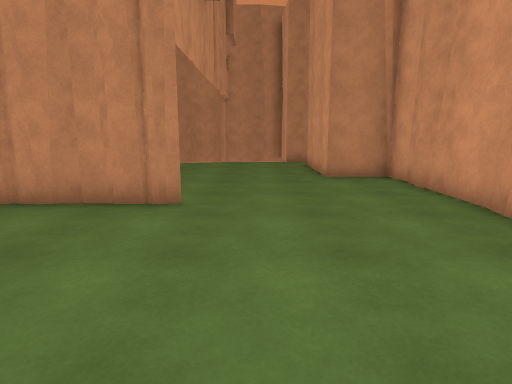
view 1 (above)

14 first-person views from a walk through a Unity game level. The camera is 1.4 m above the floor, tilts 10° down and sees 75° across. The floor is counted in squares, 1 m on a side. Each view is taken from the middle of a square. On the plan, view 1 faces up. The plan holds only what a view shows up to about 15 squares ahead; the rest is blank. The place goes on beyond the plan. The player is left out. Some animated figures are not drawn.

view 2
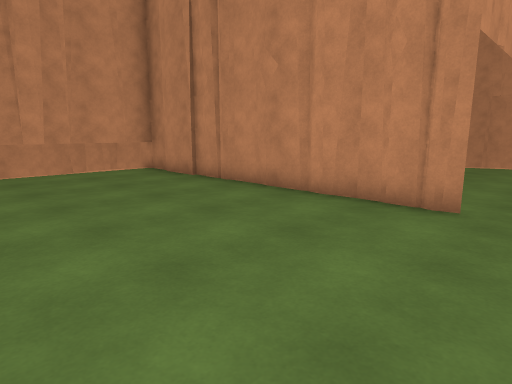

view 3
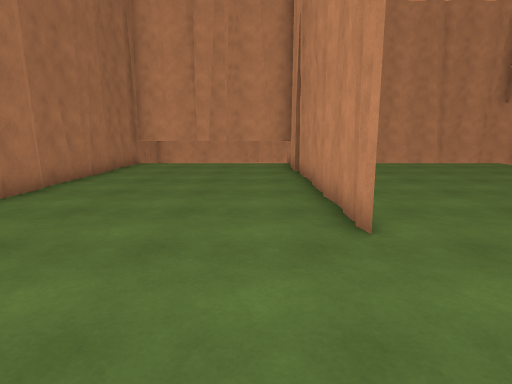

view 4
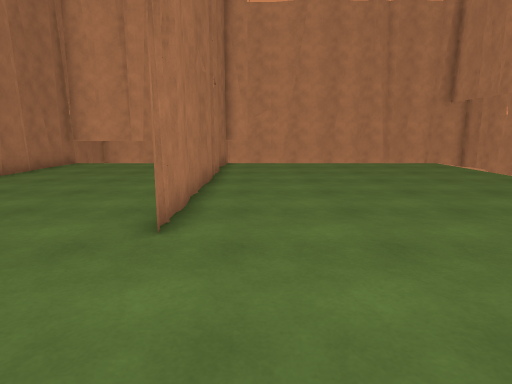

view 5
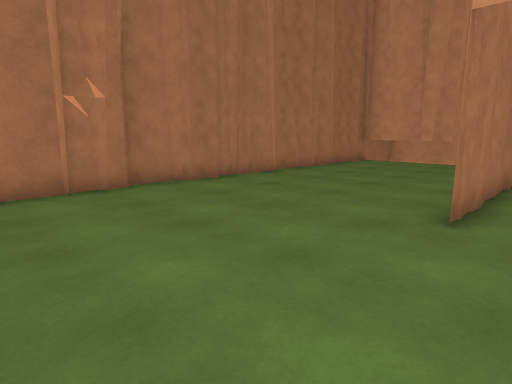

view 6
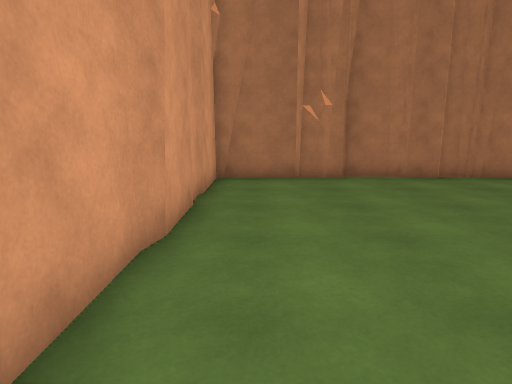

view 7
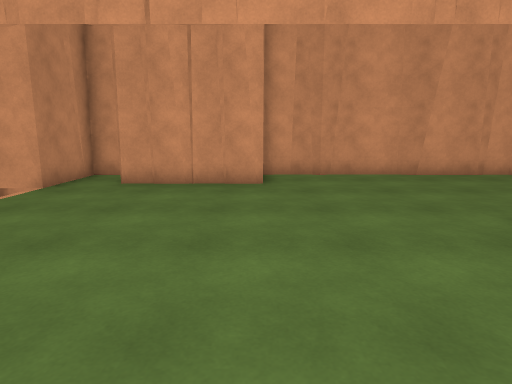

view 8
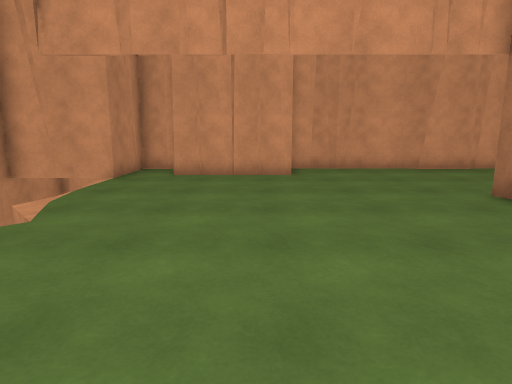

view 9
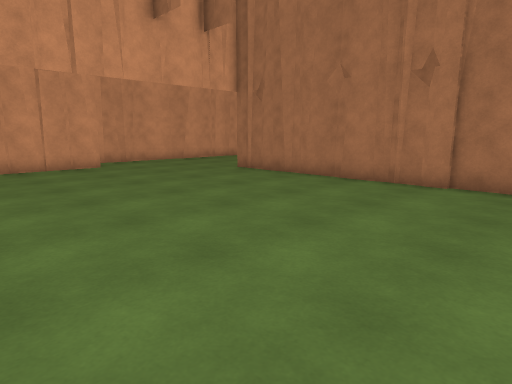

view 10
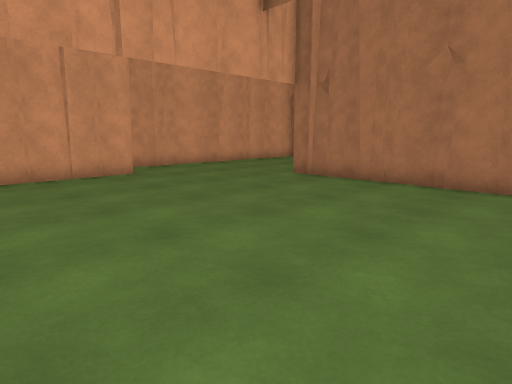

view 11
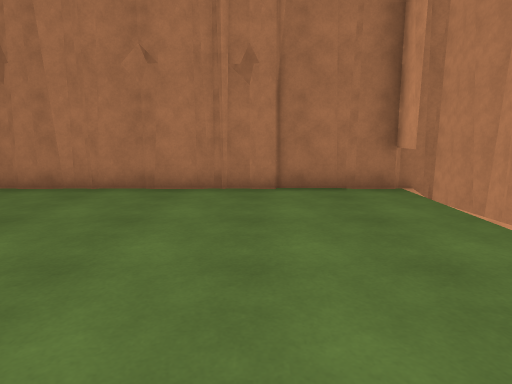

view 12
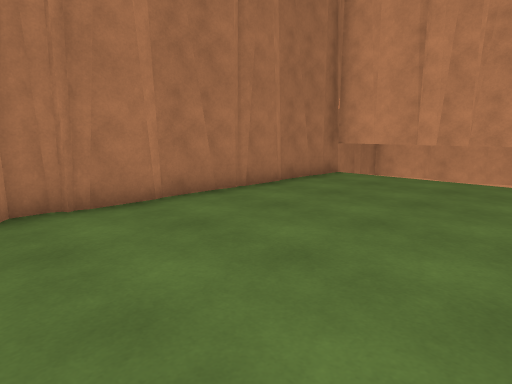

view 13
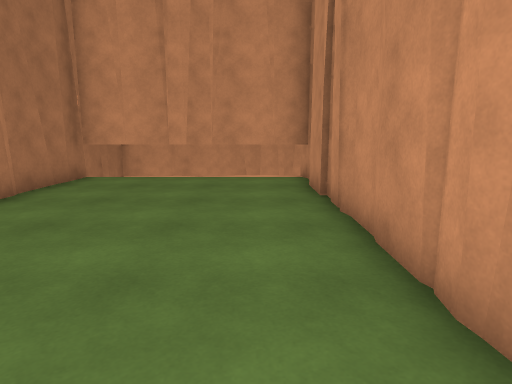

view 14
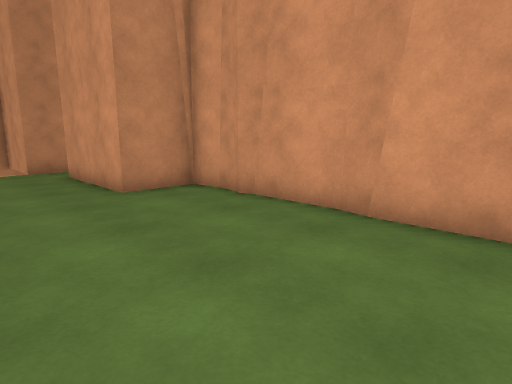

### Floor plan
Points are (right, up) in squares from view 1. A wall is a line through its corners. A room is listed if a view was taken in it or the views show most of it. See-through windows are left out.
Room 1 (views 1, 2, 3, 4, 5, 6, 7, 8, 9, 10, 11, 12, 13, 14)
walls: (-3.4, 6.7) (-4.4, 6.5) (-3.4, 6.6); (-4.2, 6.5) (-4.8, 6.6) (-4.2, 6.5); (-2.2, 6.6) (-13.4, 6.6) (-2.2, 6.6); (-1.9, 6.5) (-1.4, 6.6) (-1.9, 6.5); (-6.2, 6.5) (-6.6, 6.7) (-6.2, 6.5); (-7.4, 6.6) (-7.9, 6.6); (2.3, 10.8) (2.3, 14.8); (2.3, 12.7) (2.2, 13.2); (-4.4, -0.4) (-3.9, -0.6); (-12.5, 7.6) (-12.5, -0.5); (-2.9, -0.5) (-1.8, -0.5) (-1.6, -0.7) (-1.3, -0.8); (4.4, 6.1) (4.4, 8.3) (4.3, 8.8) (4.4, 9.1) (4.5, 9.8); (4.2, 5.2) (4.4, 6.2); (4.5, 9.7) (4.3, 10.8) (2.3, 10.8) (2.3, 11.2); (-3.6, -0.8) (-2.9, -0.8); (-1.5, -0.8) (0.2, -0.8); (-7.8, -0.5) (-6.8, -0.6); (0.1, -0.5) (0.7, -0.5) (1, -0.7); (-12.5, 3.7) (-12.4, 2.8); (-8.3, -0.5) (-7.9, -0.6); (4.4, 3.1) (4.2, 3.6); (-12.4, 2.9) (-12.5, 2.3); (0.9, -0.8) (1.6, -0.8); (1.6, -0.5) (3.8, -0.5) (4.3, -0.3) (4.3, 5.5); (4.4, 2.2) (4.4, 3.2); (-11.1, -0.5) (-4.1, -0.5); (4.3, 15.4) (4.3, 16.5) (1.5, 16.5); (-11.9, -0.5) (-10.9, -0.6); (-12.7, -0.5) (-11.8, -0.5)

Where each view was taken, in squares from view 1:
view 1: 0 up, 0 right, facing up
view 2: 0 up, 0 right, facing up-left
view 3: 5 up, 3 right, facing left
view 4: 8 up, 3 right, facing left
view 5: 8 up, 4 right, facing down-left
view 6: 10 up, 3 right, facing down
view 7: 11 up, 7 left, facing right
view 8: 12 up, 9 left, facing right
view 9: 16 up, 12 left, facing down-right
view 10: 16 up, 9 left, facing down-right
view 11: 15 up, 9 left, facing down
view 12: 6 up, 2 left, facing down-left
view 13: 5 up, 2 left, facing left
view 14: 3 up, 1 left, facing up-right
